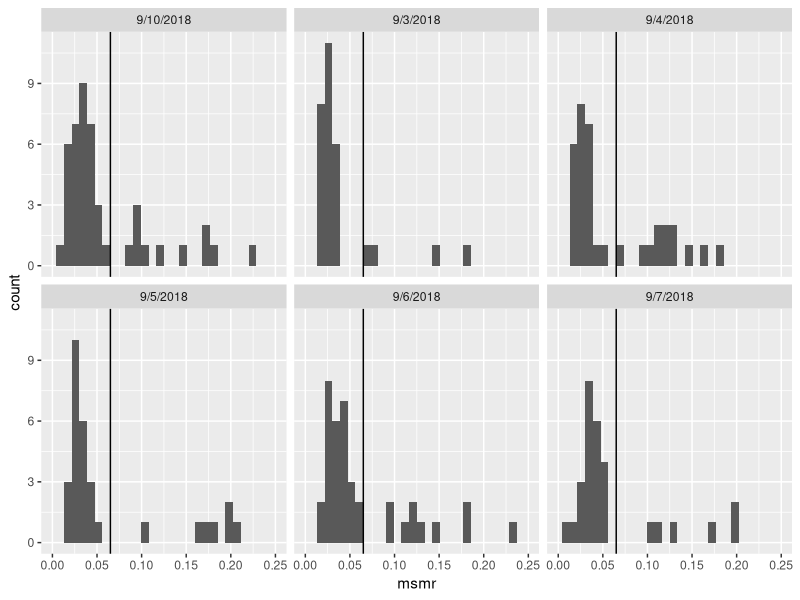

Reproduce this figure in R.
## ---- chunk 1
library(ggplot2)
library(dplyr)
library(data.table)
## ---- chunk 2

resp<-fread("../Data/2018-09-07_Hinal_diapause_determination.csv")
dim(resp)

resp$msmr<- (resp$day8_resp / resp$day7_weight) 

#if you have multiple cohorts, use this code
ggplot2::ggplot(resp,aes(x=msmr))+geom_histogram()+xlim(0,0.25)+facet_wrap(cohort_date~.)+geom_vline(xintercept=0.065)

# it looks like 0.065 is a good cut off for all cohorts; lets parse out samples based on this value

resp$CLASS<-ifelse(resp$msmr<0.065,"Diapause","Non-diapause")

glimpse(resp)

## ---- chunk 3
sessionInfo()
